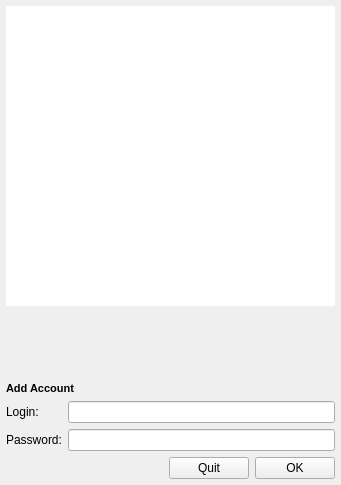
<ui version="4.0" >
 <class>NoAccountsWidget</class>
 <widget class="QWidget" name="NoAccountsWidget" >
  <property name="geometry" >
   <rect>
    <x>0</x>
    <y>0</y>
    <width>341</width>
    <height>485</height>
   </rect>
  </property>
  <property name="sizePolicy" >
   <sizepolicy vsizetype="Minimum" hsizetype="Minimum" >
    <horstretch>0</horstretch>
    <verstretch>0</verstretch>
   </sizepolicy>
  </property>
  <property name="windowTitle" >
   <string>Form</string>
  </property>
  <layout class="QVBoxLayout" name="verticalLayout" >
   <property name="spacing" >
    <number>6</number>
   </property>
   <property name="margin" >
    <number>6</number>
   </property>
   <item>
    <widget class="QGraphicsView" name="m_GraphicsView" >
     <property name="sizePolicy" >
      <sizepolicy vsizetype="Fixed" hsizetype="Expanding" >
       <horstretch>0</horstretch>
       <verstretch>0</verstretch>
      </sizepolicy>
     </property>
     <property name="minimumSize" >
      <size>
       <width>0</width>
       <height>300</height>
      </size>
     </property>
     <property name="frameShape" >
      <enum>QFrame::NoFrame</enum>
     </property>
    </widget>
   </item>
   <item>
    <widget class="QStackedWidget" name="stackedWidget" >
     <property name="currentIndex" >
      <number>1</number>
     </property>
     <widget class="QWidget" name="page_3" >
      <layout class="QVBoxLayout" name="verticalLayout_2" >
       <property name="spacing" >
        <number>6</number>
       </property>
       <property name="margin" >
        <number>0</number>
       </property>
       <item>
        <widget class="QLabel" name="m_Label" >
         <property name="sizePolicy" >
          <sizepolicy vsizetype="Minimum" hsizetype="Preferred" >
           <horstretch>0</horstretch>
           <verstretch>0</verstretch>
          </sizepolicy>
         </property>
         <property name="text" >
          <string>&lt;p>&lt;strong>Welcome.&lt;/strong>&lt;br/>Click &lt;em>Add Account&lt;/em> below to begin.</string>
         </property>
         <property name="alignment" >
          <set>Qt::AlignBottom|Qt::AlignLeading|Qt::AlignLeft</set>
         </property>
        </widget>
       </item>
       <item>
        <layout class="QHBoxLayout" name="horizontalLayout_2" >
         <item>
          <spacer name="horizontalSpacer_2" >
           <property name="orientation" >
            <enum>Qt::Horizontal</enum>
           </property>
           <property name="sizeHint" stdset="0" >
            <size>
             <width>40</width>
             <height>20</height>
            </size>
           </property>
          </spacer>
         </item>
         <item>
          <widget class="QPushButton" name="quitButton1" >
           <property name="text" >
            <string>Quit</string>
           </property>
          </widget>
         </item>
         <item>
          <widget class="QPushButton" name="addAccountButton" >
           <property name="text" >
            <string>Add Account</string>
           </property>
          </widget>
         </item>
        </layout>
       </item>
      </layout>
     </widget>
     <widget class="QWidget" name="page_4" >
      <layout class="QVBoxLayout" name="verticalLayout_3" >
       <property name="margin" >
        <number>0</number>
       </property>
       <item>
        <widget class="QLabel" name="label_3" >
         <property name="text" >
          <string>&lt;!DOCTYPE HTML PUBLIC "-//W3C//DTD HTML 4.0//EN" "http://www.w3.org/TR/REC-html40/strict.dtd">
&lt;html>&lt;head>&lt;meta name="qrichtext" content="1" />&lt;style type="text/css">
p, li { white-space: pre-wrap; }
&lt;/style>&lt;/head>&lt;body style=" font-family:'DejaVu Sans'; font-size:8pt; font-weight:400; font-style:normal;">
&lt;p style=" margin-top:0px; margin-bottom:0px; margin-left:0px; margin-right:0px; -qt-block-indent:0; text-indent:0px;">&lt;span style=" font-weight:600;">Add Account&lt;/span>&lt;/p>&lt;/body>&lt;/html></string>
         </property>
         <property name="alignment" >
          <set>Qt::AlignBottom|Qt::AlignLeading|Qt::AlignLeft</set>
         </property>
        </widget>
       </item>
       <item>
        <layout class="QGridLayout" name="gridLayout" >
         <item row="0" column="0" >
          <widget class="QLabel" name="label" >
           <property name="text" >
            <string>Login:</string>
           </property>
          </widget>
         </item>
         <item row="0" column="1" >
          <widget class="QLineEdit" name="m_LoginLineEdit" />
         </item>
         <item row="1" column="0" >
          <widget class="QLabel" name="label_2" >
           <property name="text" >
            <string>Password:</string>
           </property>
          </widget>
         </item>
         <item row="1" column="1" >
          <widget class="QLineEdit" name="m_PasswordLineEdit" >
           <property name="echoMode" >
            <enum>QLineEdit::Password</enum>
           </property>
          </widget>
         </item>
        </layout>
       </item>
       <item>
        <layout class="QHBoxLayout" name="horizontalLayout" >
         <property name="sizeConstraint" >
          <enum>QLayout::SetDefaultConstraint</enum>
         </property>
         <item>
          <spacer name="horizontalSpacer" >
           <property name="orientation" >
            <enum>Qt::Horizontal</enum>
           </property>
           <property name="sizeHint" stdset="0" >
            <size>
             <width>40</width>
             <height>20</height>
            </size>
           </property>
          </spacer>
         </item>
         <item>
          <widget class="QPushButton" name="quitButton2" >
           <property name="text" >
            <string>Quit</string>
           </property>
          </widget>
         </item>
         <item>
          <widget class="QPushButton" name="saveAccountButton" >
           <property name="text" >
            <string>OK</string>
           </property>
          </widget>
         </item>
        </layout>
       </item>
      </layout>
     </widget>
    </widget>
   </item>
  </layout>
 </widget>
 <resources/>
 <connections/>
</ui>
